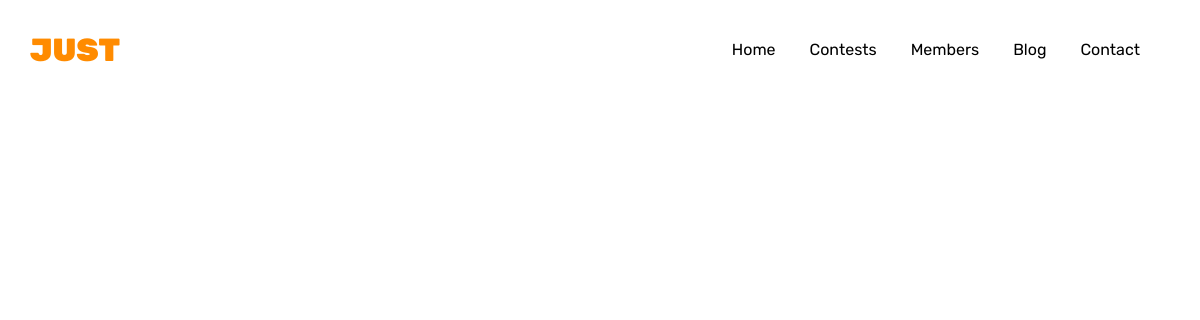
The page /home/25/ on the database as committed earlier.
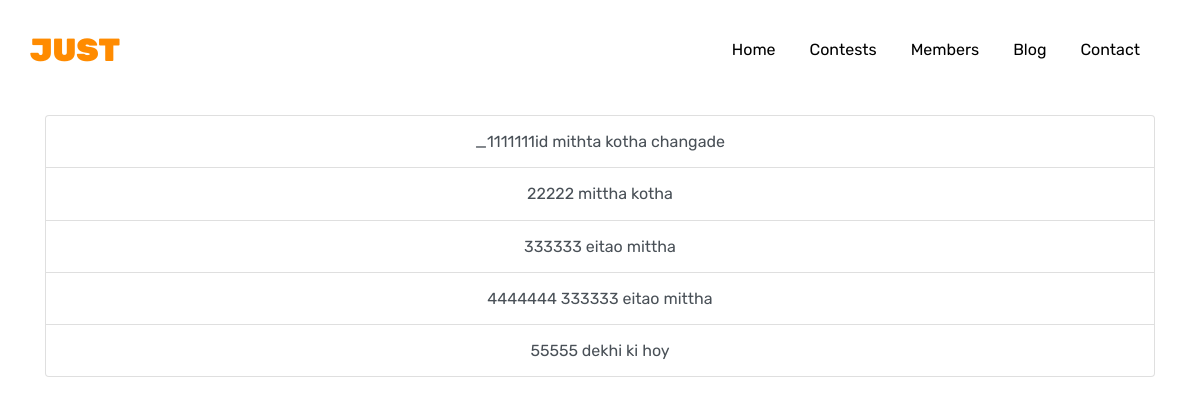
The same page on the database as committed later.
### createcontest/models.py (models this page shows, shortened)
class Createcontest(models.Model):
	contest_name = models.CharField(max_length=50,null=True)
	contest_setter = models.CharField(max_length=50,null=True)
	contest_time = models.DateTimeField(null=True,default=datetime.date.today)
	problem_name_1 = models.CharField(max_length=50,null=True)
	problem_time_limit_1 = models.CharField(max_length=50,null=True)
	problem_memory_limit_1 = models.CharField(max_length=50,null=True)
	problem_description_1 = RichTextField(null=True);
	problem_input_1 = RichTextField(null=True)
	problem_output_1 = RichTextField(null=True)
	problem_note_1 = RichTextField(null=True)
	problem_pic_url_1 = models.TextField(default="-")
	problem_pic_1 = models.TextField(null=True)
	problem_name_2 = models.CharField(max_length=50,null=True)
	problem_time_limit_2 = models.CharField(max_length=50,null=True)
	problem_memory_limit_2 = models.CharField(max_length=50,null=True)
	problem_description_2 = RichTextField(null=True);
	problem_input_2 = RichTextField(null=True);
	problem_output_2 = RichTextField(null=True);
	problem_note_2 = RichTextField(null=True)
	problem_pic_url_2 = models.TextField(default="-")
	problem_pic_2 = models.TextField(null=True)
	problem_name_3 = models.CharField(max_length=50,null=True)
	problem_time_limit_3 = models.CharField(max_length=50,null=True)
	problem_memory_limit_3 = models.CharField(max_length=50,null=True)
	problem_description_3 = RichTextField(null=True);
	problem_input_3 = RichTextField(null=True);
	problem_output_3 = RichTextField(null=True);
	problem_note_3 = RichTextField(null=True)
	problem_pic_url_3 = models.TextField(default="-")
	problem_pic_3 = models.TextField(null=True)
	problem_name_4 = models.CharField(max_length=50,null=True)
	problem_time_limit_4 = models.CharField(max_length=50,null=True)
	problem_memory_limit_4 = models.CharField(max_length=50,null=True)
	problem_description_4 = RichTextField(null=True);
	problem_input_4 = RichTextField(null=True);
	problem_output_4 = RichTextField(null=True);
	problem_note_4 = RichTextField(null=True)
	problem_pic_url_4 = models.TextField(default="-")
	problem_pic_4 = models.TextField(null=True)
	problem_name_5 = models.CharField(max_length=50,null=True)
	problem_time_limit_5 = models.CharField(max_length=50,null=True)
	problem_memory_limit_5 = models.CharField(max_length=50,null=True)
	problem_description_5 = RichTextField(null=True);
	problem_input_5 = RichTextField(null=True);
	problem_output_5 = RichTextField(null=True);
	problem_note_5 = RichTextField(null=True)
	problem_pic_url_5 = models.TextField(default="-")
	problem_pic_5 = models.TextField(null=True)

### createcontest/views.py (the view)
# urls.py: url(r'^home/(?P<pk>\d+)/$',views.problemlist,name='problemlist'),
def problemlist(request,pk):
	sitename = 'Problem List'
	contest = Createcontest.objects.filter(pk=pk)
	args = {'sitename':sitename,'contest':contest}
	return render(request,'front/problemlist.html',args)

### createcontest/templates/front/problemlist.html (shortened to what this page needs)
{% extends 'front/master.html' %}
{% block mainblock %}
{% for i in contest %}
<div class="container">
  <a href="{% url 'one' pk=i.pk %}" class="list-group-item list-group-item-action" style="text-align:center">{{i.problem_name_1}}</a>
  <a href="{% url 'two' pk=i.pk %}" class="list-group-item list-group-item-action" style="text-align:center">{{i.problem_name_2}}</a>
  <a href="{% url 'three' pk=i.pk %}" class="list-group-item list-group-item-action" style="text-align:center">{{i.problem_name_3}}</a>
  <a href="{% url 'four' pk=i.pk %}" class="list-group-item list-group-item-action" style="text-align:center">{{i.problem_name_4}}</a>
  <a href="{% url 'five' pk=i.pk %}" class="list-group-item list-group-item-action" style="text-align:center">{{i.problem_name_5}}</a>
</div>
{% endfor %}
{% endblock %}

Rows that differ between the two databases and show on the page:
added Createcontest: problem_name_1 "_1111111id mithta kotha changade", problem_name_2 "22222 mittha kotha", problem_name_3 "333333 eitao mittha", problem_name_4 "4444444 333333 eitao mittha", problem_name_5 "55555 dekhi ki hoy"
